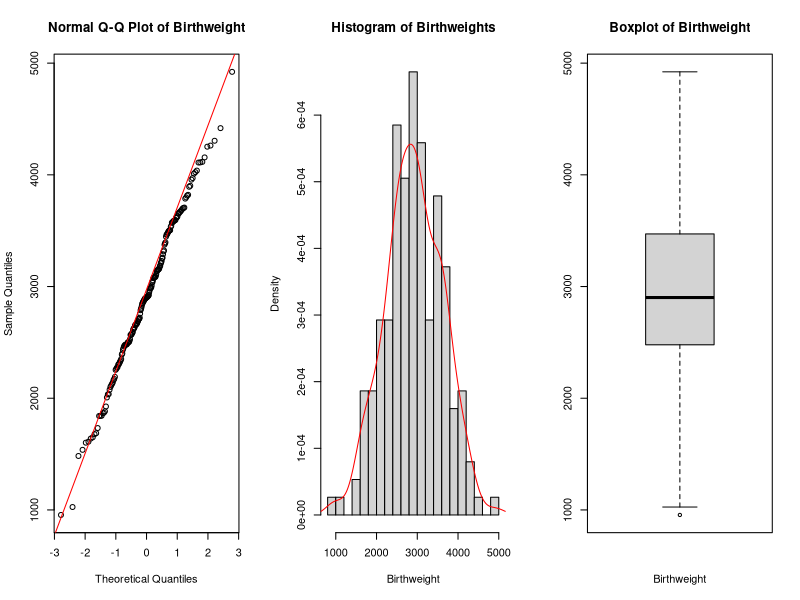
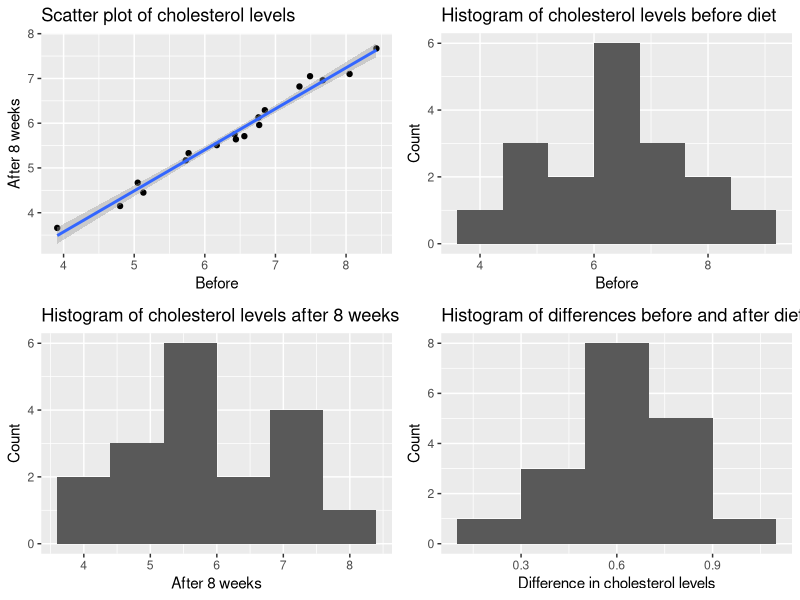
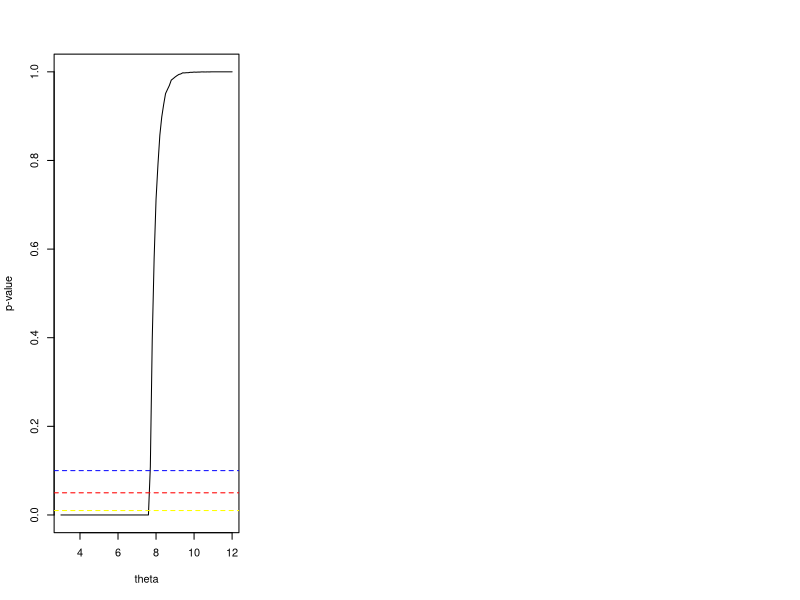
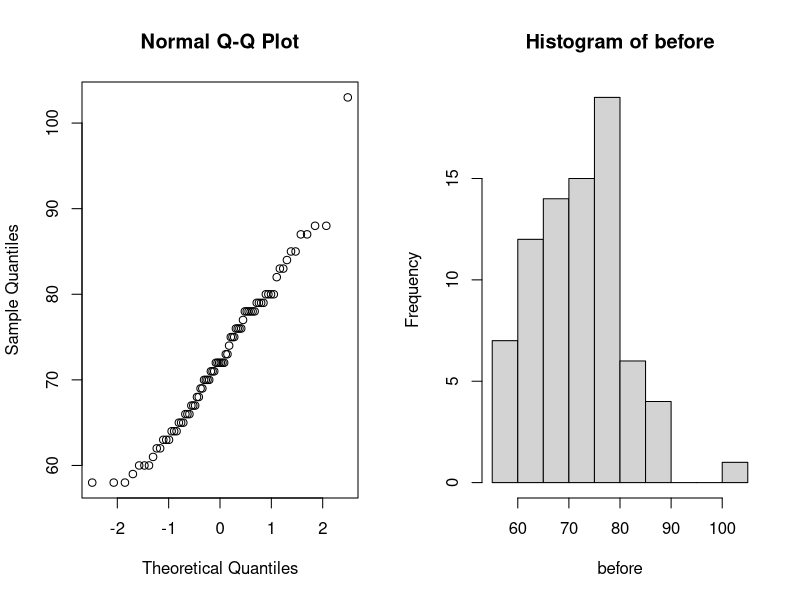
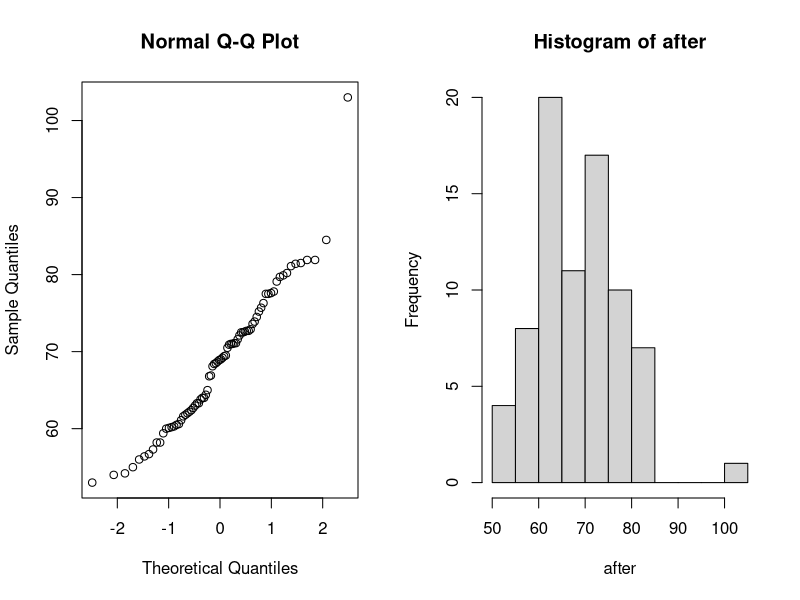
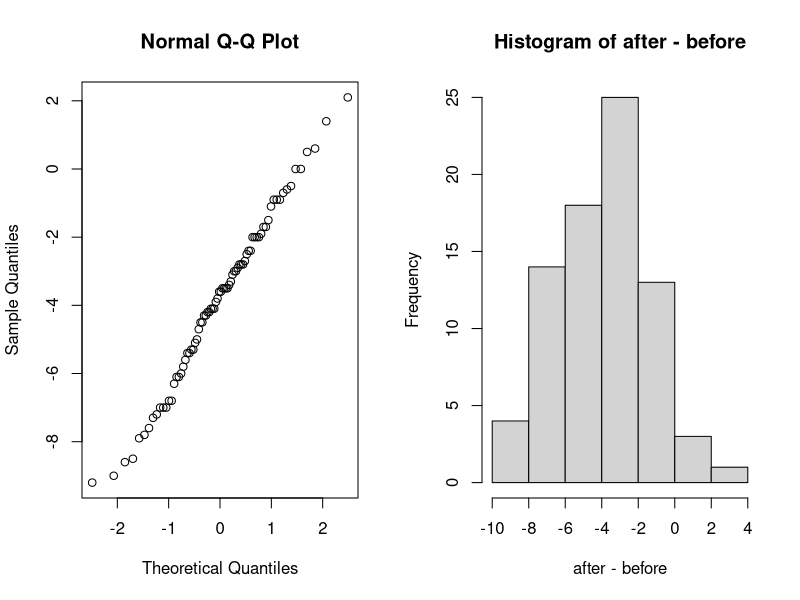
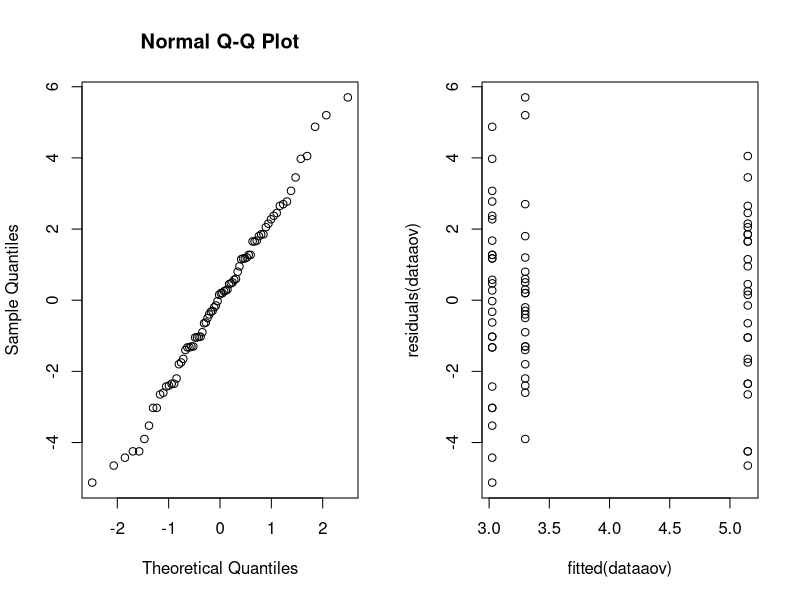
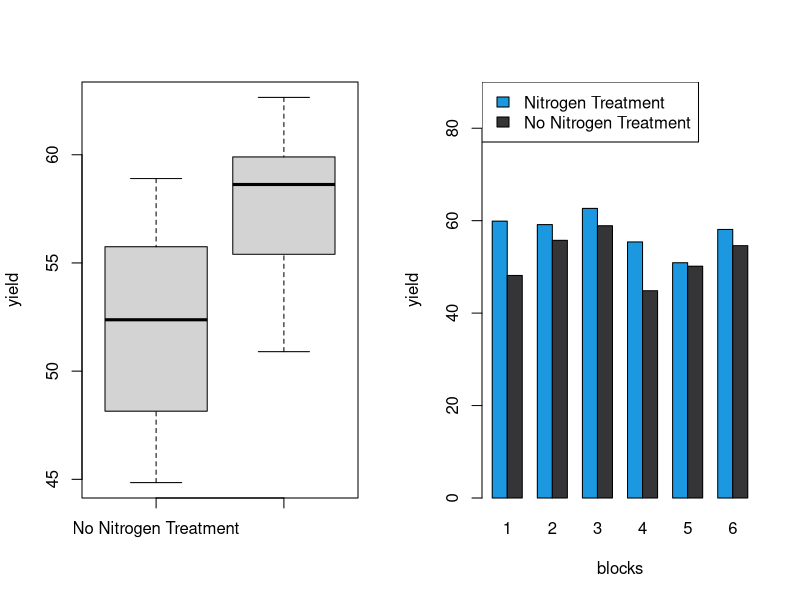

R code for these plots, in order:
## ---- chunk 1
birthweight = read.table(file = "birthweight.txt", header = TRUE)
data= birthweight$birthweight

## ---- chunk 2
par(mfrow=c(1,3))
qqnorm(data, main = "Normal Q-Q Plot of Birthweight")
qqline(data,col=" red ")

# Check for normality with histogram
hist(x = data,breaks=15,main = "Histogram of Birthweights",
     xlab = " Birthweight ",freq = FALSE)
lines(x= density(x= data), col=" red ")

# Check for normality with boxplot
boxplot (data , main =" Boxplot of Birthweight ",
         xlab =" Birthweight ")#horizontal = TRUE)

## ---- chunk 3
shapiro.test(data)
## ---- chunk 4
# construct Confidence Interval
mu <- mean(data)
stnd <-sd(data)
CI <- 0.96
alpha <- 1-CI
# Calculate the margin of error for a 95% confidence interval
z <- qnorm(1 - alpha/2) # 98th percentile of standard normal distribution
# Calculate the margin of error
me <- z * stnd / sqrt(length(data))
# Calculate the confidence interval
lower_ci = mu - me
upper_ci = mu + me
# Print the confidence interval
cat("Confidence Interval: [", lower_ci, ", ", upper_ci, "]", sep = "")
## ---- chunk 5
# construct a bounded 96%-CI for mu(mean)
for (sample_size in 1:1000) {
  lower_bound = mu - z*stnd/sqrt(sample_size)
  upper_bound = mu + z*stnd/sqrt(sample_size)
  CI_length <- upper_bound - lower_bound
  if (CI_length <= 100) {
    break
  }
}
cat("sample_size",sample_size)
## ---- chunk 6
# Compute a bootstrap 96%-CI for mu and compare it to the above CI.
library(boot)
B <- 1000 # Choose number of bootstrap resamples
boot_data <- boot(data, statistic = function(data, i) mean(data[i]), R = B)
boot_ci <- boot.ci(boot_data, type = "perc", conf = 0.96)
lower_bound_boot_ci <- boot_ci$percent[[4]]
upper_bound_boot_ci <- boot_ci$percent[[5]]
cat("boot_CI Confidence Interval: [",
    lower_bound_boot_ci, ", ",
    upper_bound_boot_ci, "]", sep = "")
## ---- chunk 7
# Verify this claim by using a one side t-test
t.test(data, mu = 2800, alternative = "greater")
## ---- chunk 8
# sign test
binom.test(sum(data > 2800), n=length(data), p = 0.5, alternative = "greater")
## ---- chunk 9
B = 1000; n = 50
psign = numeric(B) # will contain P-values of sign test
pttest = numeric(B) # will contain P-values of T test

for(i in 1:B) {
  x = sample(data, n)
  pttest[i] = t.test(x, mu=2800, alt='greater')[[3]] # extract P-value
  psign[i] = binom.test(sum(x>2800), n, alt='greater')[[3]] # extract P-value
}
power_ttest = sum(pttest<0.05)/B
power_sign = sum(psign<0.05)/B
cat("the powers of the t-test: ", power_ttest, ",
    the powers of the sing test: ",
    power_sign, sep = "")
## ---- chunk 10
# Set the number of samples to take and the lower probability
n_samples = 1000
p_left = 0.25
# Create an empty vector to store the sample probabilities
sample_probabilities = numeric(n_samples)
# Take n_samples samples of size n_samples from the birthweight vector
# Calculate the proportion of samples that have a weight less than 2600 grams
# Store the sample proportion in the sample_probabilities vector
for(i in 1:n_samples){
  sample = sample(data, n_samples, replace = TRUE)
  sample_probabilities[i] = sum(sample < 2600)/n_samples
}
# Calculate the standard deviation of the sample proportions
sample_sd = sd(sample_probabilities)
# Calculate the mean of the sample proportions
p_hat = mean(sample_probabilities)
# margin of error
me = p_hat - p_left
# Calculate the upper confidence interval
p_right = p_hat + me
# Calculate the z-score
z = me / sqrt((p_hat*(1-p_hat))/length(data))
# Calculate the level of significance
alpha = (1 - pnorm(z))*2
# Calculate the confidence level
confidence_level = 1 - alpha

cat("Confidence Interval: [", p_left,
    ", ", p_right, "]",
    "confidence_level: ",
    confidence_level,
    sep = "")
## ---- chunk 11
male_means = c()
female_means = c()

for (i in 1:1000) {
  # Select 34 males and 28 females with birthweight < 2600 g
  male_2600 = sample(data< 2600, 34)
  female_2600 = sample(data[data < 2600], 28)
   # Select 61 males and 65 females with birthweight >= 2600 g
  male_others = sample(data[data >= 2600], 61)
  female_others = sample(data[data >= 2600], 65)
   # Combine the selected males and females with birthweight < 2600 g
  males = c(male_2600, male_others)
  females = c(female_2600, female_others)
  # Calculate the mean birthweight for males and females
  male_means = c(male_means, mean(males))
  female_means = c(female_means, mean(females))
}
# Calculate the mean of the sample means for males and females
mean(male_means)
mean(female_means)
# Perform a two-sample t-test assuming unequal variances
t.test(male_means, female_means)
## ---- chunk 12
#library('tidyverse')
cholesterol <- read.table("cholesterol.txt", header = TRUE)

library(ggplot2)

summary(cholesterol)

shapiro.test(cholesterol$Before) # accept null, data is normal

shapiro.test(cholesterol$After8weeks) # accept null, data is normal
# checking difference
diff <- cholesterol$Before - cholesterol$After8weeks
shapiro.test(diff) # accept null, data is normal
cor(cholesterol$Before, cholesterol$After8weeks)
## ---- chunk 13
# Regression the 2 variables are highly correlated
regplot <- ggplot(cholesterol, aes(x = Before, y = After8weeks)) +
  geom_point() +
  geom_smooth(method = "lm") +
  labs(x = "Before", y = "After 8 weeks", title = "Scatter plot of cholesterol levels")

# creating histograms
hist1 <- ggplot(cholesterol, aes(x = Before)) +
  geom_histogram(binwidth = 0.8) +
  labs(x = "Before",
       y = "Count",
       title = "Histogram of cholesterol levels before diet")



hist2 <- ggplot(cholesterol, aes(x = After8weeks)) +
  geom_histogram(binwidth = 0.8) +
  labs(x = "After 8 weeks",
       y = "Count",
       title = "Histogram of cholesterol levels after 8 weeks on diet")

hist3 <- ggplot(cholesterol, aes(x = Before - After8weeks)) +
  geom_histogram(binwidth = 0.2) +
  labs(
    x = "Difference in cholesterol levels",
       y = "Count",
       title = "Histogram of differences before and after diet")


## ---- chunk 14
#install.packages("gridExtra")
require(gridExtra)
#par(mfrow=c(1,4))
grid.arrange(regplot, hist1, hist2, hist3, ncol=2)
## ---- chunk 15
wilcox.test(cholesterol$Before, cholesterol$After8weeks, paired = TRUE)
#strong evidence to suggest that the margarine diet #had an effect on cholesterol levels.
## ---- chunk 16
# Calculate estimate for theta
theta_hat <- 2*mean(cholesterol$After8weeks) - 3
sigma <- sqrt((theta_hat-3)^2/12)

n <- length(cholesterol$After8weeks)
z <- qnorm(0.975)

lower <- theta_hat - z*(sigma/sqrt(n))
upper <- theta_hat + z*(sigma/sqrt(n))
#confidence interval
c(lower, upper)
## ---- chunk 17
after = cholesterol$After8weeks
# Define the test statistic function
T <- function(x) max(x)

# Set up the range of theta values to test
theta_vals <- seq(3, 12, by = 0.1)

# Create a vector to store the p-values for each theta value
p_vals <- rep(NA, length(theta_vals))

# Perform the bootstrap test for each theta value
for (i in seq_along(theta_vals)) {
  # Generate bootstrap samples
  boot_samples <- replicate(10000, runif(18, min = 3, max = theta_vals[i]))
  # Calculate test statistics for bootstrap samples
  boot_t <- apply(boot_samples, 2, T)
  # Calculate p-value
  p_vals[i] <- mean(boot_t >= max(after))
}

# Plot the p-values as a function of theta
plot(theta_vals, p_vals, type = "l", xlab = "theta", ylab = "p-value")
abline(h = 0.01, col = "yellow", lty = 2)
abline(h = 0.05, col = "red", lty = 2)
abline(h = 0.1, col = "blue", lty = 2)


## ---- chunk 18

# Median test
binom.test(sum(cholesterol$After8weeks<6),length(cholesterol$After8weeks),p=0.5,alt="less")

binom.test(sum(cholesterol$After8weeks < 4.5), length(cholesterol$After8weeks), p = 0.25, alternative = "less", conf.level = 0.95)


## ---- chunk 19
data = read.table(file = "diet.txt", header = TRUE)
data$weight.lost=data$preweight-data$weight6weeks
## ---- chunk 20
before=data$preweight;after=data$weight6weeks
par(mfrow=c(1,2))

qqnorm(before)
hist(before)
qqnorm(after)
hist(after)
qqnorm(after-before)
hist(after-before)
t.test(before,after,paired=TRUE)
## ---- chunk 21
data$diet=factor(data$diet)
dataaov=lm(weight.lost~diet,data=data)
anova(dataaov)
## ---- chunk 22
par(mfrow=c(1,2)); qqnorm(residuals(dataaov))
plot(fitted(dataaov),residuals(dataaov))
## ---- chunk 23

summary(dataaov)

## ---- chunk 24
genderaov=lm(weight.lost~gender*diet,data=data)  
anova(genderaov)
## ---- chunk 25
preddata=data.frame(diet=c("1","2","3"))
predict(dataaov,preddata)


## ---- chunk 26
#install.packages('MASS')
library(MASS)
data(npk)
## ---- chunk 27
#Create a matrix of random plots
random_plots_matrix <- cbind(rep(1:24),rep(1:6, each = 4),
                             replicate(3, c(replicate(6, sample(c(1,1,0,0))))))
#Convert the matrix to a data frame
data_frame <- data.frame(random_plots_matrix)
#Set column names
header <- c("plot", "block", "N", "P", "K")
colnames(data_frame) <- header
#View the resulting data frame
head(data_frame)
## ---- chunk 28
par(mfrow=c(1,2))
# Subset the data to only include nitrogen treatment
npk_nitrogen  <- npk[npk$N == 1,]
# Calculate the average yield per block for nitrogen treatment
nitrogen_avg_yield  <- aggregate(yield ~ block, data = npk_nitrogen, FUN = mean)
# Subset the data to only include plots without nitrogen treatment
npk_no_nitrogen  <- npk[npk$N == 0,]
# Calculate the average yield per block for plots without nitrogen
#treatment
no_nitrogen_avg_yield  <- aggregate(yield ~ block, data = npk_no_nitrogen, FUN = mean)
# Make a boxplot comparing the average yield per block for nitrogen and no nitrogen
#treatments
boxplot(no_nitrogen_avg_yield$yield, nitrogen_avg_yield$yield,
        names = c("No Nitrogen Treatment", "Nitrogen Treatment"), ylab = "yield")
#legend("topleft", legend = c("Nitrogen Treatment", "No Nitrogen Treatment"))


avg_yield <- apply(cbind(nitrogen_avg_yield[[2]], no_nitrogen_avg_yield[[2]]),
                   1,
                   function(x) unname(unlist(x)))
rownames(avg_yield)<- c("nitrogen_avg_yield","no_nitrogen_avg_yield")

barplot(avg_yield, col = c("#1b98e0", "#353436"),beside = TRUE,
        xlab="blocks",ylab = "yield", ylim=c(0,90),
        names.arg=c("1", "2", "3", "4", "5", "6"))

legend("topleft", legend = c("Nitrogen Treatment", "No Nitrogen Treatment"),
       fill =c("#1b98e0", "#353436"))

## ---- chunk 29
par(mfrow=c(1,2))
# Check for normality with histogram
hist(x = npk$yield , breaks=7 ,main = "Histogram of yield",
     xlab = " yield ",freq = FALSE)
lines(x= density(x= npk$yield), col=" red ")

qqnorm(npk$yield)
qqline(npk$yield)

# Check for normality with boxplot
plot(yield ~ block + factor(N), data = npk)
# Shapiro-Wilk test
shapiro.test(npk$yield)

## ---- chunk 30
twoANOVA <- aov(yield ~ block * factor(N), data = npk)
summary(twoANOVA)
## ---- chunk 31
model1 = lm(yield ~ N:block + P + K,data=npk)
model2 = lm(yield ~ P:block + N + K,data=npk)
model3 = lm(yield ~ K:block + P + N,data=npk)

print('model 1: ')
anova(model1)
print('model 2: ')
anova(model2)
print('model 3: ')
anova(model3)


model_add = lm(yield ~ N+P+K+block, data=npk)
print('model all sum: ')
anova(model_add)


## ---- chunk 32
library(lme4)

npklmer= lmer(yield~N+(1|block), REML=FALSE, data=npk)
npklmer2=lmer(yield~(1|block), REML=FALSE, data=npk)
npkmaov=anova(npklmer2, npklmer)
npkmaov
